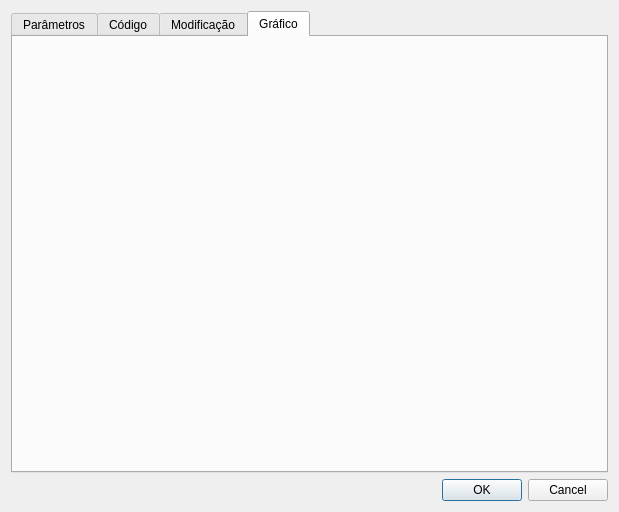
<?xml version="1.0" encoding="UTF-8"?>
<ui version="4.0">
 <class>AnalysisSimulationDialog</class>
 <widget class="QDialog" name="AnalysisSimulationDialog">
  <property name="geometry">
   <rect>
    <x>0</x>
    <y>0</y>
    <width>619</width>
    <height>512</height>
   </rect>
  </property>
  <property name="windowTitle">
   <string>Análise / Simulação</string>
  </property>
  <layout class="QGridLayout" name="gridLayout">
   <item row="0" column="0" colspan="2">
    <widget class="QTabWidget" name="tabWidget">
     <property name="currentIndex">
      <number>3</number>
     </property>
     <widget class="QWidget" name="tab">
      <attribute name="title">
       <string>Parâmetros</string>
      </attribute>
      <layout class="QGridLayout" name="gridLayout_3">
       <item row="0" column="0">
        <widget class="QWidget" name="w_param" native="true"/>
       </item>
      </layout>
     </widget>
     <widget class="QWidget" name="tab_2">
      <attribute name="title">
       <string>Código</string>
      </attribute>
      <layout class="QGridLayout" name="gridLayout_2">
       <item row="0" column="0">
        <widget class="QTextEdit" name="text_edit">
         <property name="enabled">
          <bool>true</bool>
         </property>
         <property name="readOnly">
          <bool>true</bool>
         </property>
         <property name="html">
          <string notr="true">&lt;!DOCTYPE HTML PUBLIC &quot;-//W3C//DTD HTML 4.0//EN&quot; &quot;http://www.w3.org/TR/REC-html40/strict.dtd&quot;&gt;
&lt;html&gt;&lt;head&gt;&lt;meta name=&quot;qrichtext&quot; content=&quot;1&quot; /&gt;&lt;style type=&quot;text/css&quot;&gt;
p, li { white-space: pre-wrap; }
&lt;/style&gt;&lt;/head&gt;&lt;body style=&quot; font-family:'MS Shell Dlg 2'; font-size:8.25pt; font-weight:400; font-style:normal;&quot;&gt;
&lt;p style=&quot;-qt-paragraph-type:empty; margin-top:0px; margin-bottom:0px; margin-left:0px; margin-right:0px; -qt-block-indent:0; text-indent:0px;&quot;&gt;&lt;br /&gt;&lt;/p&gt;&lt;/body&gt;&lt;/html&gt;</string>
         </property>
         <property name="acceptRichText">
          <bool>false</bool>
         </property>
        </widget>
       </item>
      </layout>
     </widget>
     <widget class="QWidget" name="tab_3">
      <attribute name="title">
       <string>Modificação</string>
      </attribute>
      <layout class="QGridLayout" name="gridLayout_4">
       <item row="0" column="0">
        <widget class="QWidget" name="w_mod" native="true"/>
       </item>
      </layout>
     </widget>
     <widget class="QWidget" name="tab_4">
      <attribute name="title">
       <string>Gráfico</string>
      </attribute>
      <layout class="QGridLayout" name="gridLayout_5">
       <item row="0" column="0">
        <widget class="QWidget" name="w_graph" native="true"/>
       </item>
      </layout>
     </widget>
    </widget>
   </item>
   <item row="1" column="0">
    <spacer name="horizontalSpacer">
     <property name="orientation">
      <enum>Qt::Horizontal</enum>
     </property>
     <property name="sizeHint" stdset="0">
      <size>
       <width>294</width>
       <height>20</height>
      </size>
     </property>
    </spacer>
   </item>
   <item row="1" column="1">
    <widget class="QDialogButtonBox" name="box">
     <property name="orientation">
      <enum>Qt::Horizontal</enum>
     </property>
     <property name="standardButtons">
      <set>QDialogButtonBox::Cancel|QDialogButtonBox::Ok</set>
     </property>
    </widget>
   </item>
  </layout>
 </widget>
 <resources/>
 <connections>
  <connection>
   <sender>box</sender>
   <signal>accepted()</signal>
   <receiver>AnalysisSimulationDialog</receiver>
   <slot>accept()</slot>
   <hints>
    <hint type="sourcelabel">
     <x>248</x>
     <y>254</y>
    </hint>
    <hint type="destinationlabel">
     <x>157</x>
     <y>274</y>
    </hint>
   </hints>
  </connection>
  <connection>
   <sender>box</sender>
   <signal>rejected()</signal>
   <receiver>AnalysisSimulationDialog</receiver>
   <slot>reject()</slot>
   <hints>
    <hint type="sourcelabel">
     <x>316</x>
     <y>260</y>
    </hint>
    <hint type="destinationlabel">
     <x>286</x>
     <y>274</y>
    </hint>
   </hints>
  </connection>
 </connections>
</ui>
